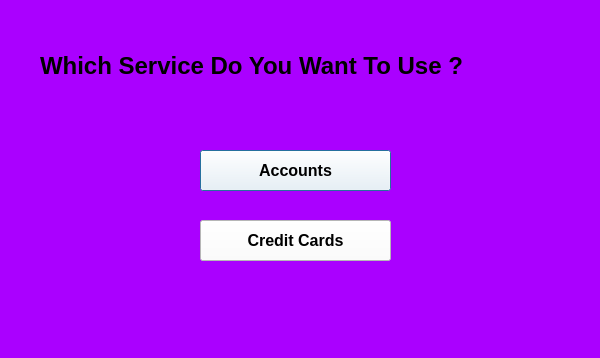
<?xml version="1.0" encoding="UTF-8"?>
<ui version="4.0">
 <class>Dialog</class>
 <widget class="QDialog" name="Dialog">
  <property name="geometry">
   <rect>
    <x>0</x>
    <y>0</y>
    <width>600</width>
    <height>358</height>
   </rect>
  </property>
  <property name="windowTitle">
   <string>Dialog</string>
  </property>
  <property name="styleSheet">
   <string notr="true">background-color: rgb(170, 0, 255);</string>
  </property>
  <widget class="QLabel" name="label">
   <property name="geometry">
    <rect>
     <x>40</x>
     <y>40</y>
     <width>531</width>
     <height>51</height>
    </rect>
   </property>
   <property name="font">
    <font>
     <family>MS Sans Serif</family>
     <pointsize>18</pointsize>
     <weight>75</weight>
     <bold>true</bold>
    </font>
   </property>
   <property name="text">
    <string>Which Service Do You Want To Use ?</string>
   </property>
  </widget>
  <widget class="QPushButton" name="Accounts">
   <property name="geometry">
    <rect>
     <x>200</x>
     <y>150</y>
     <width>191</width>
     <height>41</height>
    </rect>
   </property>
   <property name="font">
    <font>
     <family>MS Sans Serif</family>
     <pointsize>12</pointsize>
     <weight>75</weight>
     <bold>true</bold>
    </font>
   </property>
   <property name="styleSheet">
    <string notr="true">background-color: rgb(255, 255, 255);</string>
   </property>
   <property name="text">
    <string>Accounts</string>
   </property>
  </widget>
  <widget class="QPushButton" name="CCards">
   <property name="geometry">
    <rect>
     <x>200</x>
     <y>220</y>
     <width>191</width>
     <height>41</height>
    </rect>
   </property>
   <property name="font">
    <font>
     <family>MS Sans Serif</family>
     <pointsize>12</pointsize>
     <weight>75</weight>
     <bold>true</bold>
    </font>
   </property>
   <property name="styleSheet">
    <string notr="true">background-color: rgb(255, 255, 255);</string>
   </property>
   <property name="text">
    <string>Credit Cards</string>
   </property>
  </widget>
 </widget>
 <resources/>
 <connections/>
</ui>
